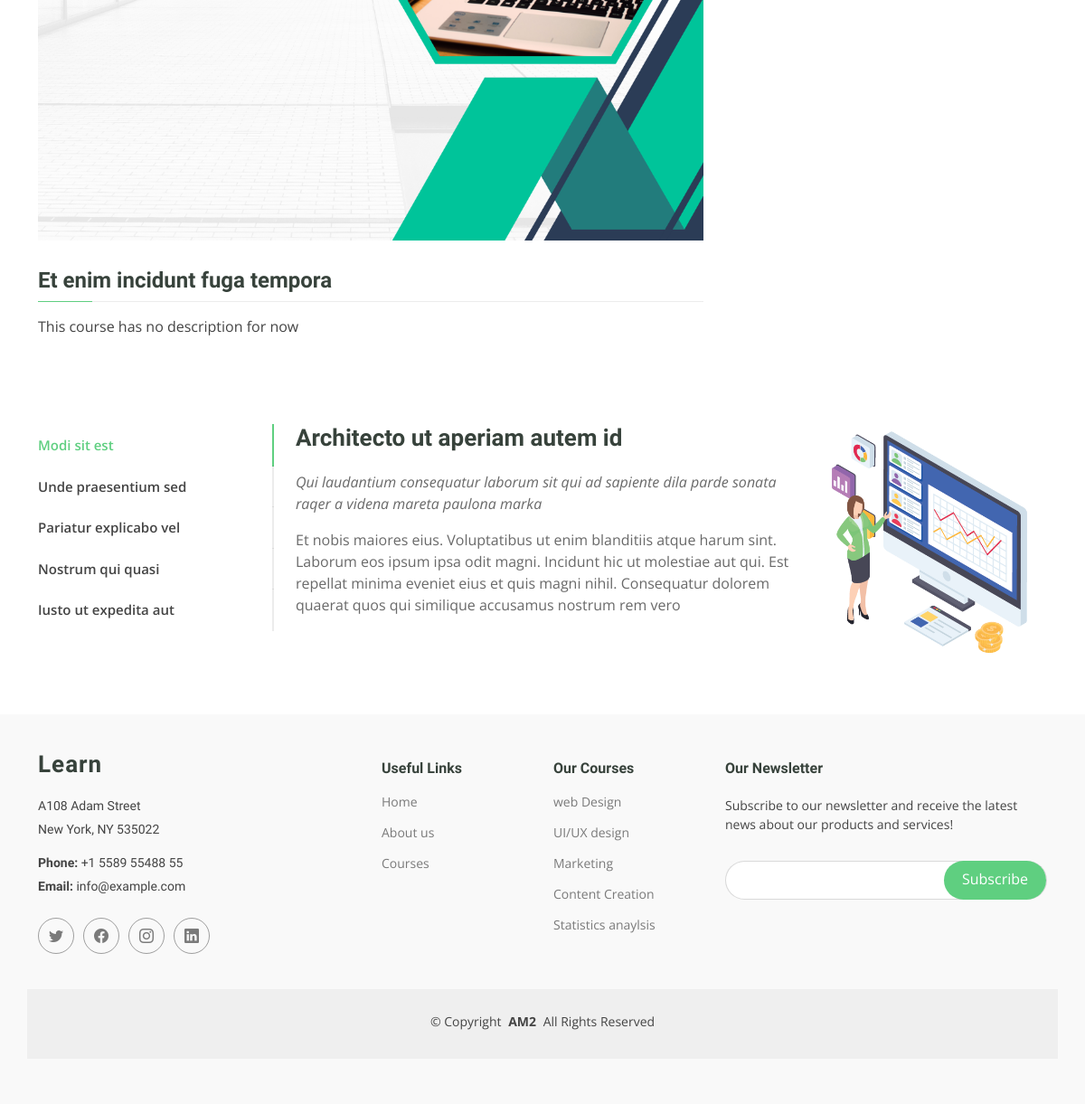
Before: /course-detail/2 (lower part) with the older database file.
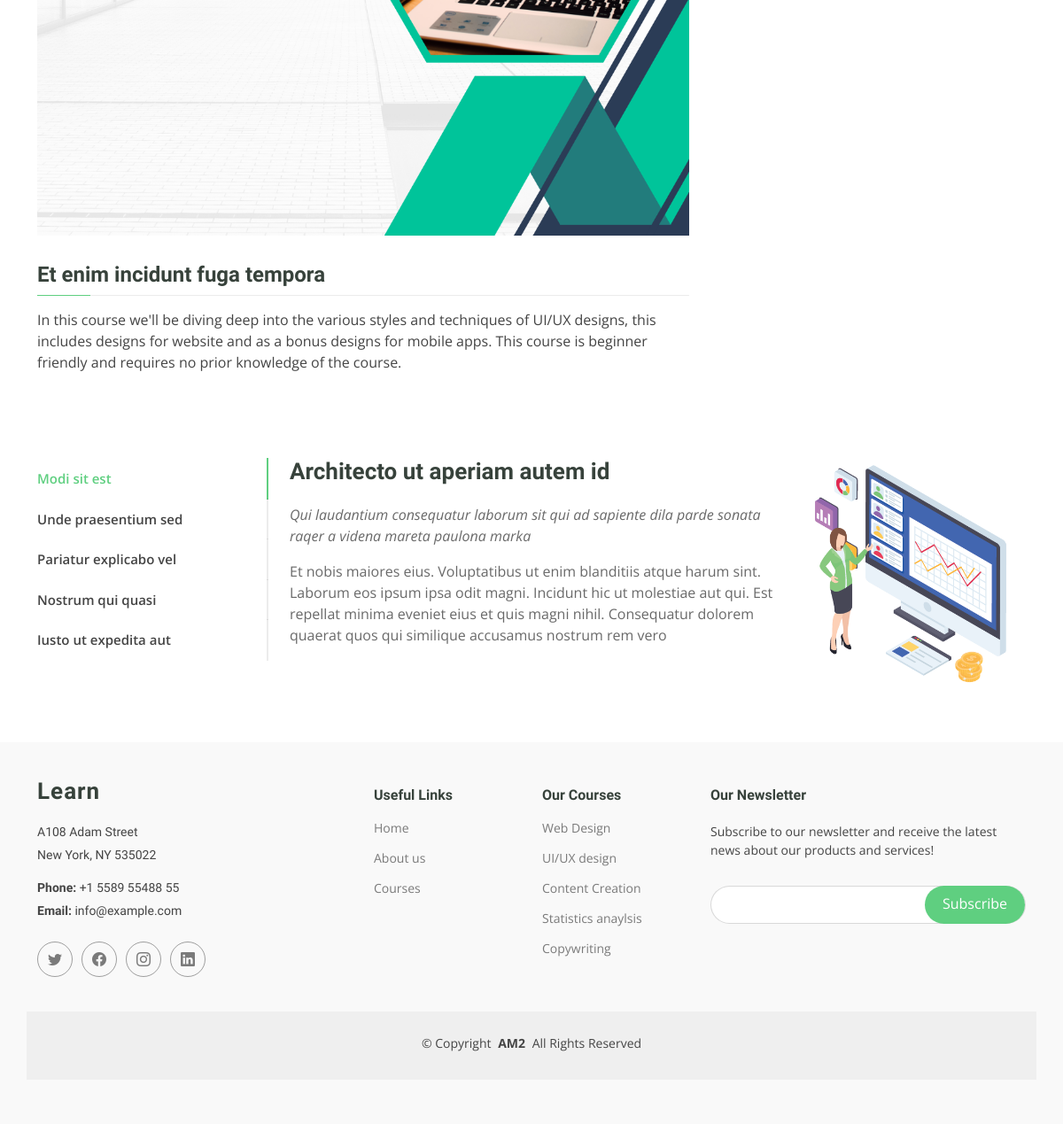
After: the same page with the newer database file.
### accounts/models.py (models this page shows)
class Course(models.Model):
    course_name = models.CharField(max_length=100)
    trainer = models.ForeignKey(Trainer, on_delete=models.CASCADE)
    cover_photo = models.ImageField(upload_to="static/img/")
    description = models.TextField()
    price = models.FloatField()
    def __str__(self):
        return self.course_name

### edu/views.py (the view)
# urls.py: path("course-detail/<int:course_id>", v.course_detail, name="Course_detail"),
def course_detail(req, course_id):
    course = goo4(Course, id=course_id)
    return render(req, "course-details.html", {"course": course})

### accounts/templatetags/extra.py (called while the page is built)
def limit(items, limit):
    return items[:limit]

### edu/context.py (called while the page is built)
def course_links(req):
    courses = Course.objects.all()
    return {"Courses": courses}

def student_registered_courses(req):
    if req.user.is_authenticated and not req.user.is_staff:
        student = Student.objects.get(user=req.user)
        all_courses = student.courses.all()
        return {"RegisteredCourses": all_courses}
    else:
        return {"RegisteredCourses": None}

### edu/templates/course-details.html (shortened to what this page needs)
{% extends "base.html" %}
{% load static %}
  {% block content %}
<body class="course-details-page">
  <main class="main">
    <section id="courses-course-details" class="courses-course-details section">
      <div class="container" data-aos="fade-up">
        <div class="row">
          <div class="col-lg-8">
            <img src="{{course.cover_photo.url}}" class="img-fluid" alt="">
            <h3>Et enim incidunt fuga tempora</h3>
            <p>
             {{course.description|truncatewords:103}}
            </p>
          </div>
          <div class="col-lg-4">
          </div>
        </div>
      </div>
    </section>
    <section id="tabs" class="tabs section">
      <div class="container" data-aos="fade-up" data-aos-delay="100">
        <div class="row">
          <div class="col-lg-3">
            <ul class="nav nav-tabs flex-column">
              <li class="nav-item">
                <a class="nav-link active show" data-bs-toggle="tab" href="#tab-1">Modi sit est</a>
              </li>
              <li class="nav-item">
                <a class="nav-link" data-bs-toggle="tab" href="#tab-2">Unde praesentium sed</a>
              </li>
              <li class="nav-item">
                <a class="nav-link" data-bs-toggle="tab" href="#tab-3">Pariatur explicabo vel</a>
              </li>
              <li class="nav-item">
                <a class="nav-link" data-bs-toggle="tab" href="#tab-4">Nostrum qui quasi</a>
              </li>
              <li class="nav-item">
                <a class="nav-link" data-bs-toggle="tab" href="#tab-5">Iusto ut expedita aut</a>
              </li>
            </ul>
          </div>
          <div class="col-lg-9 mt-4 mt-lg-0">
            <div class="tab-content">
              <div class="tab-pane active show" id="tab-1">
                <div class="row">
                  <div class="col-lg-8 details order-2 order-lg-1">
                    <h3>Architecto ut aperiam autem id</h3>
                    <p class="fst-italic">Qui laudantium consequatur laborum sit qui ad sapiente dila parde sonata raqer
                      a videna mareta paulona marka</p>
                    <p>Et nobis maiores eius. Voluptatibus ut enim blanditiis atque harum sint. Laborum eos ipsum ipsa
                      odit magni. Incidunt hic ut molestiae aut qui. Est repellat minima eveniet eius et quis magni
                      nihil. Consequatur dolorem quaerat quos qui similique accusamus nostrum rem vero</p>
                  </div>
                  <div class="col-lg-4 text-center order-1 order-lg-2">
                    <img src="{% static 'assets/img/tabs/tab-1.png' %} " alt="" class="img-fluid">
                  </div>
                </div>
              </div>
            </div>
          </div>
        </div>
      </div>
    </section>
  </main>
  {% endblock %}

### edu/templates/base.html (shortened to what this page needs)
<!DOCTYPE html>
<html lang="en">
{% load static %}
{% load extra %}
<head>
    <link href="{% static 'assets/vendor/bootstrap/css/bootstrap.min.css' %}" rel="stylesheet">
    <link href="{% static 'assets/vendor/bootstrap-icons/bootstrap-icons.css' %}" rel="stylesheet">
    <link href="{% static 'assets/vendor/aos/aos.css' %}" rel="stylesheet">
    <link href="{% static 'assets/vendor/glightbox/css/glightbox.min.css' %}" rel="stylesheet">
    <link href="{% static 'assets/vendor/swiper/swiper-bundle.min.css' %}" rel="stylesheet">
    <link href="{% static 'assets/css/main.css' %}" rel="stylesheet">
    <link href="../../static/assets/css/main.css" rel="stylesheet">
</head>
<body>
    {% block content %}
    {% endblock %}
    <footer id="footer" class="footer position-relative">
        <div class="container footer-top">
            <div class="row gy-4">
                <div class="col-lg-4 col-md-6 footer-about">
                    <a href="{% url 'Home' %}" class="logo d-flex align-items-center">
                        <span class="sitename">Learn</span>
                    </a>
                    <div class="footer-contact pt-3">
                        <p>A108 Adam Street</p>
                        <p>New York, NY 535022</p>
                        <p class="mt-3"><strong>Phone:</strong> <span>+1 5589 55488 55</span></p>
                        <p><strong>Email:</strong> <span>info@example.com</span></p>
                    </div>
                    <div class="social-links d-flex mt-4">
                        <a href=""><i class="bi bi-twitter"></i></a>
                        <a href=""><i class="bi bi-facebook"></i></a>
                        <a href=""><i class="bi bi-instagram"></i></a>
                        <a href=""><i class="bi bi-linkedin"></i></a>
                    </div>
                </div>
                <div class="col-lg-2 col-md-3 footer-links">
                    <h4>Useful Links</h4>
                    <ul>
                        <li><a href="{% url 'Home' %}">Home</a></li>
                        <li><a href="{% url 'About' %}">About us</a></li>
                        <li><a href="{% url 'Courses' %}">Courses</a></li>
                    </ul>
                </div>
                <div class="col-lg-2 col-md-3 footer-links">
                    <h4>Our Courses</h4>
                    <ul>
                        {% for course in Courses|limit:5 %}
                        <li><a href="{% url 'Course_detail' course.id %}">{{course}}</a></li>
                        {% endfor %}
                    </ul>
                </div>
                <div class="col-lg-4 col-md-12 footer-newsletter">
                    <h4>Our Newsletter</h4>
                    <p>Subscribe to our newsletter and receive the latest news about our products and services!</p>
                    <form action="{% url 'Home' %}" method="post" class="">
                        <div class="newsletter-form">
                            <input type="email" name="Email">
                            <input type="submit" value="Subscribe">
                        </div>
                    </form>
                </div>
            </div>
        </div>
        <div class="container copyright text-center mt-4">
            <p>© <span>Copyright</span> <strong class="px-1 sitename">AM2</strong> <span>All Rights Reserved</span>
            </p>
        </div>
    </footer>
</body>
</html>

Changed rows visible on the page:
removed Course: course_name "Marketing"
changed Course: description "This course has no description for now" → "In this course we'll be diving deep into the various styles and techniques of UI/UX designs, this includes designs for website and as a bonus designs for mobile apps. This course is beginner friendly and requires no prior knowledge of the course."; course_name "web Design" → "Web Design"
now on this page (row edited): Course: course_name "Copywriting"
